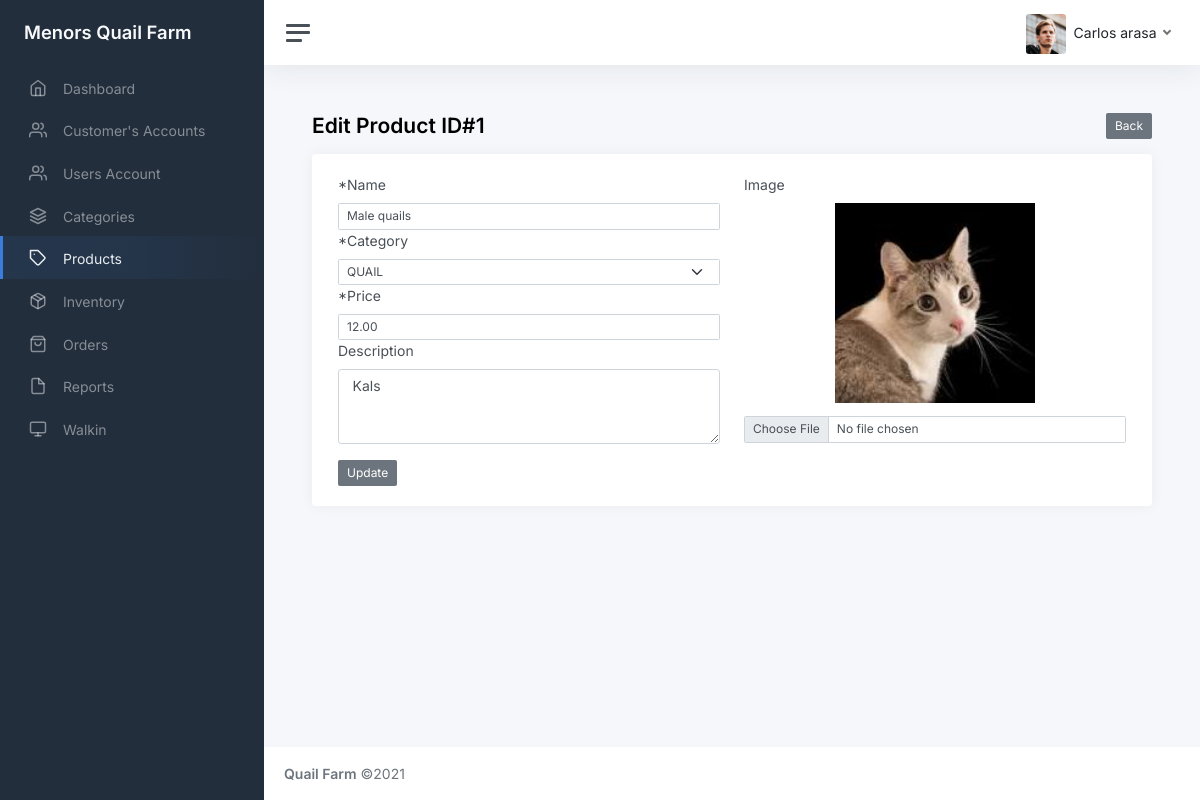
The page /admin/product_edit.php?id=1 (signed in) on the database as committed earlier.
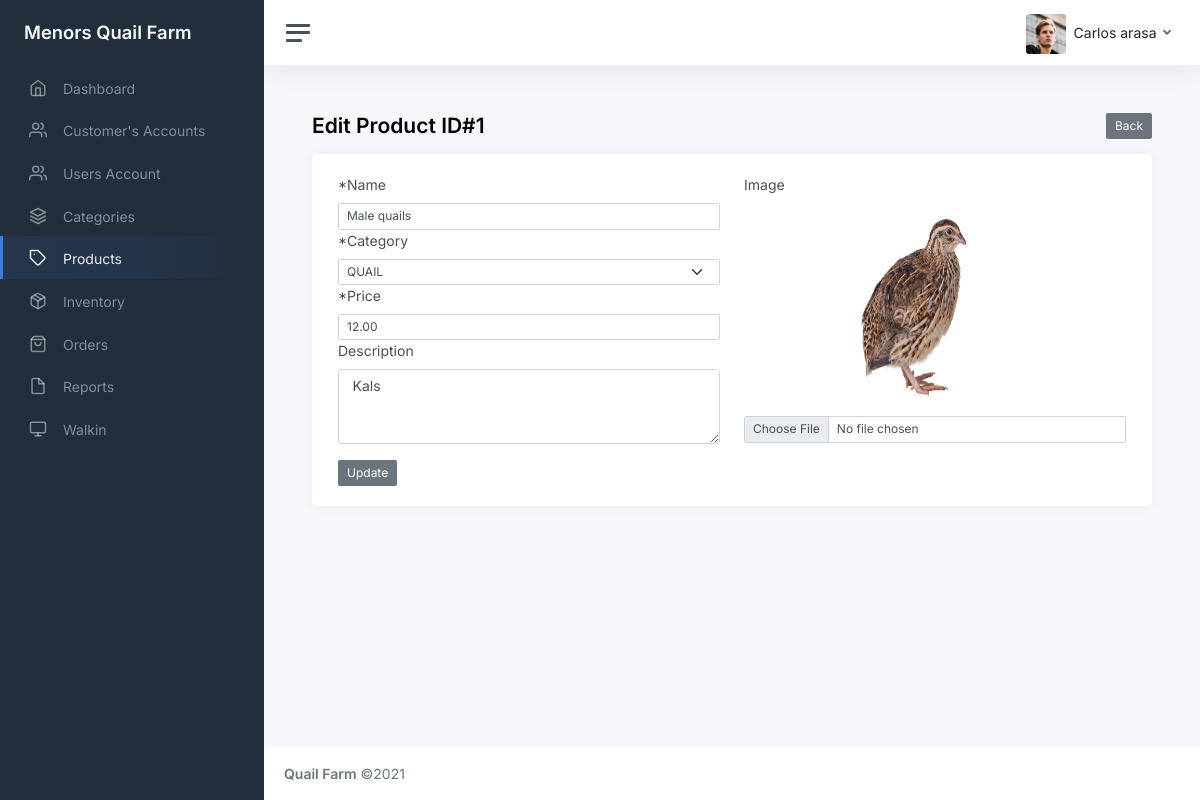
The same page on the database as committed later.
### tables this page shows
CREATE TABLE `tbl_product` (
  `id` int(11) NOT NULL AUTO_INCREMENT,
  `category_id` int(11) DEFAULT NULL,
  `name` varchar(45) DEFAULT NULL,
  `description` varchar(45) DEFAULT NULL,
  `image` varchar(255) DEFAULT NULL,
  `price` decimal(5,2) DEFAULT 0.00,
  `date_created` datetime DEFAULT current_timestamp(),
  `created_by` int(11) DEFAULT NULL,
  `is_deleted` int(11) DEFAULT 0,
  PRIMARY KEY (`id`)
);

CREATE TABLE `tbl_category` (
  `id` int(11) NOT NULL AUTO_INCREMENT,
  `name` varchar(45) DEFAULT NULL,
  `is_deleted` int(11) DEFAULT 0,
  `date_created` datetime DEFAULT current_timestamp(),
  `created_by` int(11) DEFAULT NULL,
  PRIMARY KEY (`id`)
);

### functions.php (called while the page is built, shortened)
<?php
function get_one($sql)
{
    $result = mysqli_query($_SESSION['conn'], $sql);
    while ($row = mysqli_fetch_object($result)) {
        return $row;
    }
}
function get_list($sql)
{
    $result = mysqli_query($_SESSION['conn'], $sql);
    $temp = array();
    while ($row = $result->fetch_assoc()) {
        $temp[] = $row;
    }
    return $temp;
}

### admin/product_edit.php (the view, shortened to what this page needs)
<?php include_once('header.php') ?>
<?php
$id = $_GET['id'];
$info = get_one("SELECT * from tbl_product p WHERE is_deleted = 0 and p.id = $id");
?>
<main class="content">
  <div class="container-fluid p-0">
    <h1 class="h3 mb-3"><strong>Edit Product ID#<?= $id ?> </strong> <a href="product.php" class="btn btn-sm btn-secondary" style="float:right"> Back</a></h1>
    <form method="post" onSubmit="return confirm('Are You Sure?') " enctype="multipart/form-data">
      <div class="card">
        <div class="card-body">
          <div class="container-fluid">
            <div class="row">
              <div class="col-md-6">
                <label for="password" class="form-label">*Name</label>
                <input type="text" class="form-control form-control-sm" id="name" name="name" placeholder="Product Name" required value="<?= isset($_POST['update']) ? $_POST['name'] : $info->name; ?>">
                <label for="contact" class="form-label">*Category</label>
                <select class="form-select form-select-sm" aria-label=".form-select-lg example" id="category" required name="category" style="width: 100%;">
                  <?php foreach (get_list("select * from tbl_category where is_deleted = 0 order by name asc") as $res) {
                    echo '<option value="' . $res['id'] . '"  ' . (($res['id'] == $info->category_id) ? 'selected' : $info->category_id) . ' >' . strtoupper($res['name']) . '</option>';
                  } ?>
                </select>
                <label for="password2" class="form-label">*Price</label>
                <input type="number" class="form-control form-control-sm" id="price" name="price" placeholder="Product Price" required value="<?= isset($_POST['update']) ? $_POST['price'] : $info->price ?>">
                <label for="password" class="form-label">Description</label>
                <textarea name="description" class="form-control" id="" cols="30" rows="3" placeholder="Product Description"><?= isset($_POST['update']) ? $_POST['price'] : $info->description ?></textarea>
              </div>
              <div class="col-md-6">
                <label for="password" class="form-label">Image</label>
                <center>
                  <img src="../images/products/<?php echo $info->image; ?>" alt="" style="width:200px;height:200px;align-self: center;" id="preview">
                </center>
                <input type="file" class="form-control form-control-sm" id="image" name="image" style="margin-top: 13px;">
              </div>
              <div class="col-md-12 mt-3">
                <div class="pull-right">
                  <button type="submit" name="update" class="btn btn-sm btn-secondary">Update </button>
                </div>
              </div>
            </div>
          </div>
        </div>
      </div>
    </form>
  </div>
</main>
<?php include_once('footer.php') ?>

Rows that differ between the two databases and show on the page:
changed tbl_product "Male quails": image: a different picture
